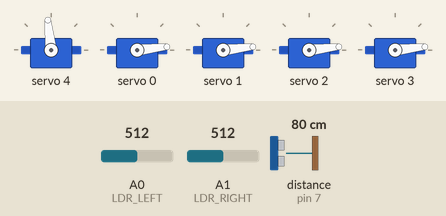
This sketch was run on a simulated Arduino Uno, built with avr-gcc and run on an emulated ATmega328P. Parts: 5 × servo. Wiring (inferred from the names in the program): ultrasonic range finder: trigger pin 6; echo pin 7. Inputs (shaded band) come from the test bench; at power-on: distance to the obstacle (sensor on pin 7) 80 cm, A1 (LDR_RIGHT) = 512, A0 (LDR_LEFT) = 512. The echo pulse lasts 58.3 µs per cm; what the sketch prints to the serial monitor is not drawn.

Above: at 3.2 s.
3.3 s: distance to the obstacle (sensor on pin 7) set to 146 cm
4.8 s: distance to the obstacle (sensor on pin 7) set to 155 cm
At 7.5 s:
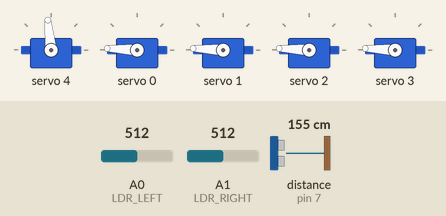
7.8 s: A1 (LDR_RIGHT) set to 546
At 8.5 s:
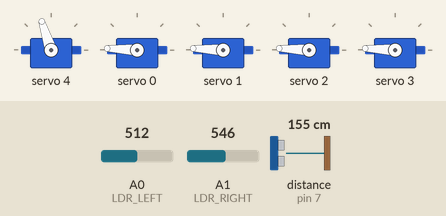
10.8 s: distance to the obstacle (sensor on pin 7) set to 2 cm
At 13.5 s:
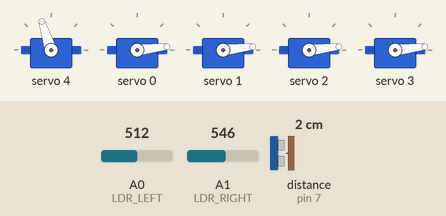
13.8 s: A0 (LDR_LEFT) set to 533
At 15.5 s:
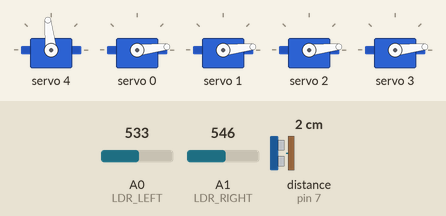
16.0 s: A1 (LDR_RIGHT) set to 511
At 16.5 s:
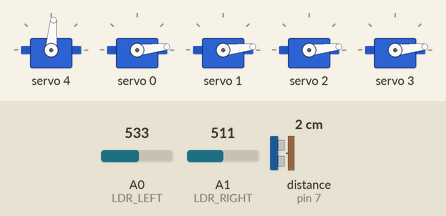
Timing chart, 0 to 20.0 s (numbered marks = the images above; inputs shaded):
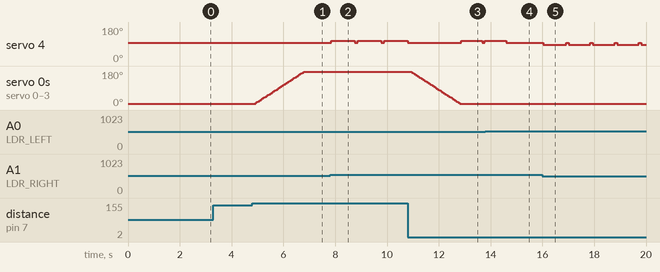

The sketch:

Flora_Sensor_Servos.ino
```cpp
#include <Wire.h>
#include <Adafruit_PWMServoDriver.h>

// Pinii pentru senzorul utrasonic
// Masoara distanta folosind unde sonore
// - Trimite un puls pe TRIG
// - Masoara cat dureaza ecoul sa vina pe ECHO
// - Distanta = (timp x viteza_sunetului)/2
const int TRIG_PIN = 6;
const int ECHO_PIN = 7;
const int DISTANCE_THRESHOLD = 150;

//Fotorezistori
//Masoara intensitatea luminii
// - rezistenta scade cand creste lumina -> valoare analogica mai mare
const int LDR_LEFT = A0;
const int LDR_RIGHT = A1;

// Servo continuu 360
const int ROTATION_SERVO_CHANNEL = 4;
int SERVO_STOP = 315; // Valoarea la care servoul se opreste din rotit
bool calibrationMode = false; // Calibrare

//Driver PWM(16 canale)
//Un cip care controleaza pana la 16 servomotoare simultan
//Arduino are doar 6 pini PWM, noi avem nevoie de 5 servomotoare care comunica prin I2C
Adafruit_PWMServoDriver pwm = Adafruit_PWMServoDriver();

//Servomotoarele standard de 180 de grade
#define SERVO_FREQ 50
const int PETALS_CLOSED = 125; //unghi mai mic
const int PETALS_OPEN = 485; //unghi mare

int currentPetalPosition = PETALS_CLOSED;
bool petalsOpen = false;
float currentDistance = 999;
int lightLeft = 0;
int lightRight = 0;

// Light tracking parameters
const int LIGHT_THRESHOLD = 20;        // Diferență mica de lumina pentru trigger
const int ROTATION_DURATION = 800;     // Durata rotatiei
const int SERVO_SPEED_OFFSET = 25;     // Viteza de rotatie

void setup() {
  Serial.begin(9600);

  pinMode(TRIG_PIN, OUTPUT);
  pinMode(ECHO_PIN, INPUT);
  pinMode(LDR_LEFT, INPUT);
  pinMode(LDR_RIGHT, INPUT);

  pwm.begin();   //Initializeaza driverul
  pwm.setPWMFreq(SERVO_FREQ); //Seteaza 50Hz (20ms perioada)

  // Start rotation servo STOPPED cu valoarea gasita
  pwm.setPWM(ROTATION_SERVO_CHANNEL, 0, SERVO_STOP);

  // pornim cu petelele inchise
  setPetalPosition(PETALS_CLOSED);


  Serial.println("Servo STOP value: " + String(SERVO_STOP));
  Serial.println("Light threshold: " + String(LIGHT_THRESHOLD));
  Serial.println("System running normally...");
  Serial.println();

  delay(2000);
}

void loop() {

  currentDistance = measureDistance();  //Masoara distanta
  readLightSensors();  //Citeste LDR-urile
  controlPetals();  //Deschide/inchide petalele
  trackLight(); //Urmareste lumina
  printDebugInfo();  //Afiseaza datele
  delay(100);
}


float measureDistance() {
  digitalWrite(TRIG_PIN, LOW);
  delayMicroseconds(2);

  digitalWrite(TRIG_PIN, HIGH);
  delayMicroseconds(10);
  digitalWrite(TRIG_PIN, LOW);

  //trimite un puls ultrasonic de 10 microsecunde
  float duration_us = pulseIn(ECHO_PIN, HIGH, 30000);
  if (duration_us == 0)
    return 999;  // obiectul e prea departe
  return (duration_us * 0.0343) / 2;
  // 0.0343 = viteza sunetului si impartim la 2 pentru ca sunetul face dus intors
}


//citim senzorii de lumina
void readLightSensors() {
  lightLeft = analogRead(LDR_LEFT);
  lightRight = analogRead(LDR_RIGHT);
}


void controlPetals() {
  if (currentDistance < DISTANCE_THRESHOLD && petalsOpen) {
    Serial.println(" Closing petals...");
    closePetals();     //daca cineva se apropie, inchidem petalele
    petalsOpen = false;
  } else if (currentDistance >= DISTANCE_THRESHOLD && !petalsOpen) {
    Serial.println("Opening petals...");
    openPetals();     //Nimeni aproape -> deschidem petalele
    petalsOpen = true;  //ca sa nu se tot deschida si inchida
  }
}


// Functiile de control ale petalelor
// de ce facem += 10
// de la 125 la 458 sunt 360 de unitati
// Daca facem pasi de 10 = 36 de pasi
// 36 x 50 ms = 1.8 secunde pentru deschiderea lina si completa a petalelor
void openPetals() {
  for (int pos = currentPetalPosition; pos <= PETALS_OPEN; pos += 10) {
    setPetalPosition(pos);
    currentPetalPosition = pos;
    delay(50);
  }
  Serial.println("Petals fully open!");
}

void closePetals() {
  for (int pos = currentPetalPosition; pos >= PETALS_CLOSED; pos -= 10) {
    setPetalPosition(pos);
    currentPetalPosition = pos;
    delay(50);
  }
  Serial.println("Petals fully closed!");
}

void setPetalPosition(int position) {
  pwm.setPWM(0, 0, position);
  pwm.setPWM(1, 0, position);
  pwm.setPWM(2, 0, position);
  pwm.setPWM(3, 0, position);
}


void trackLight() {
  //le-am facut statice ca sa-si pastreze valoarea intre apeluri
  static unsigned long lastRotationTime = 0;
  static bool isRotating = false;

  int lightDifference = lightRight - lightLeft;


  if (isRotating) {
    if (millis() - lastRotationTime >= ROTATION_DURATION) {
      pwm.setPWM(ROTATION_SERVO_CHANNEL, 0, SERVO_STOP);
      isRotating = false;
      Serial.println("Rotation stopped");
    }
    return;
  }


  if (abs(lightDifference) > LIGHT_THRESHOLD) {
    int speed;
    const char* direction;

    if (lightDifference > 0) {
      speed = SERVO_STOP + SERVO_SPEED_OFFSET; // Dreapta 315 + 25 = 340
      direction = "RIGHT";
    } else {
      speed = SERVO_STOP - SERVO_SPEED_OFFSET; // Stanga 315 - 25 = 290
      direction = "LEFT";
    }

    //porneste rotatia cu viteza calculata
    pwm.setPWM(ROTATION_SERVO_CHANNEL, 0, speed);
    lastRotationTime = millis();
    isRotating = true;

    Serial.print("Rotating ");
    Serial.print(direction);
    Serial.print(" | Light diff: ");
    Serial.print(lightDifference);
    Serial.println(" | Duration: 800ms");
  }
}


//asta putem sa stergem
void printDebugInfo() {
  static unsigned long lastPrint = 0;
  if (millis() - lastPrint > 1000) {
    int lightDifference = lightRight - lightLeft;

    Serial.print("📏 Distance: ");
    Serial.print(currentDistance);
    Serial.print("cm |  Petals: ");
    Serial.print(petalsOpen ? "OPEN" : "CLOSED");

    Serial.print(" |  Light L:");
    Serial.print(lightLeft);
    Serial.print(" R:");
    Serial.print(lightRight);
    Serial.print(" Diff:");
    Serial.print(lightDifference);

    // Indicator vizual
    Serial.print(" | ");
    if (abs(lightDifference) <= LIGHT_THRESHOLD) {
      Serial.print("BALANCED");
    } else if (lightDifference > 0) {
      Serial.print("→ RIGHT BRIGHTER");
    } else {
      Serial.print("← LEFT BRIGHTER");
    }

    Serial.println();
    lastPrint = millis();
  }
}
```

Measured:
- the behaviour switches between 150 and 151 cm on distance to the obstacle (sensor on pin 7) (found by bisection; images 0 and 1)
- the behaviour switches between 532 and 533 on A1 (LDR_RIGHT) (found by bisection; images 1 and 2)
- the behaviour switches between 525 and 526 on A0 (LDR_LEFT) (found by bisection; images 3 and 4)
- after the input at 3.3 s, every drawn part: stays the same
- after the input at 4.8 s, servo 0–3: moves from 6° to 177° over 1.9 s, starting after 0.13 s
- after the input at 7.8 s, servo 4: alternates 108° for 0.91 s and 96° for 0.11 s, starting after 0.06 s
- after the input at 10.8 s, servo 0–3: moves from 177° to 6° over 1.9 s, starting after 0.15 s
- after the input at 13.8 s, servo 4: goes on until 14.6 s, then stays 96°
- after the input at 16.0 s, servo 4: alternates 96° for 0.10 s and 85° for 0.84 s, starting at once
